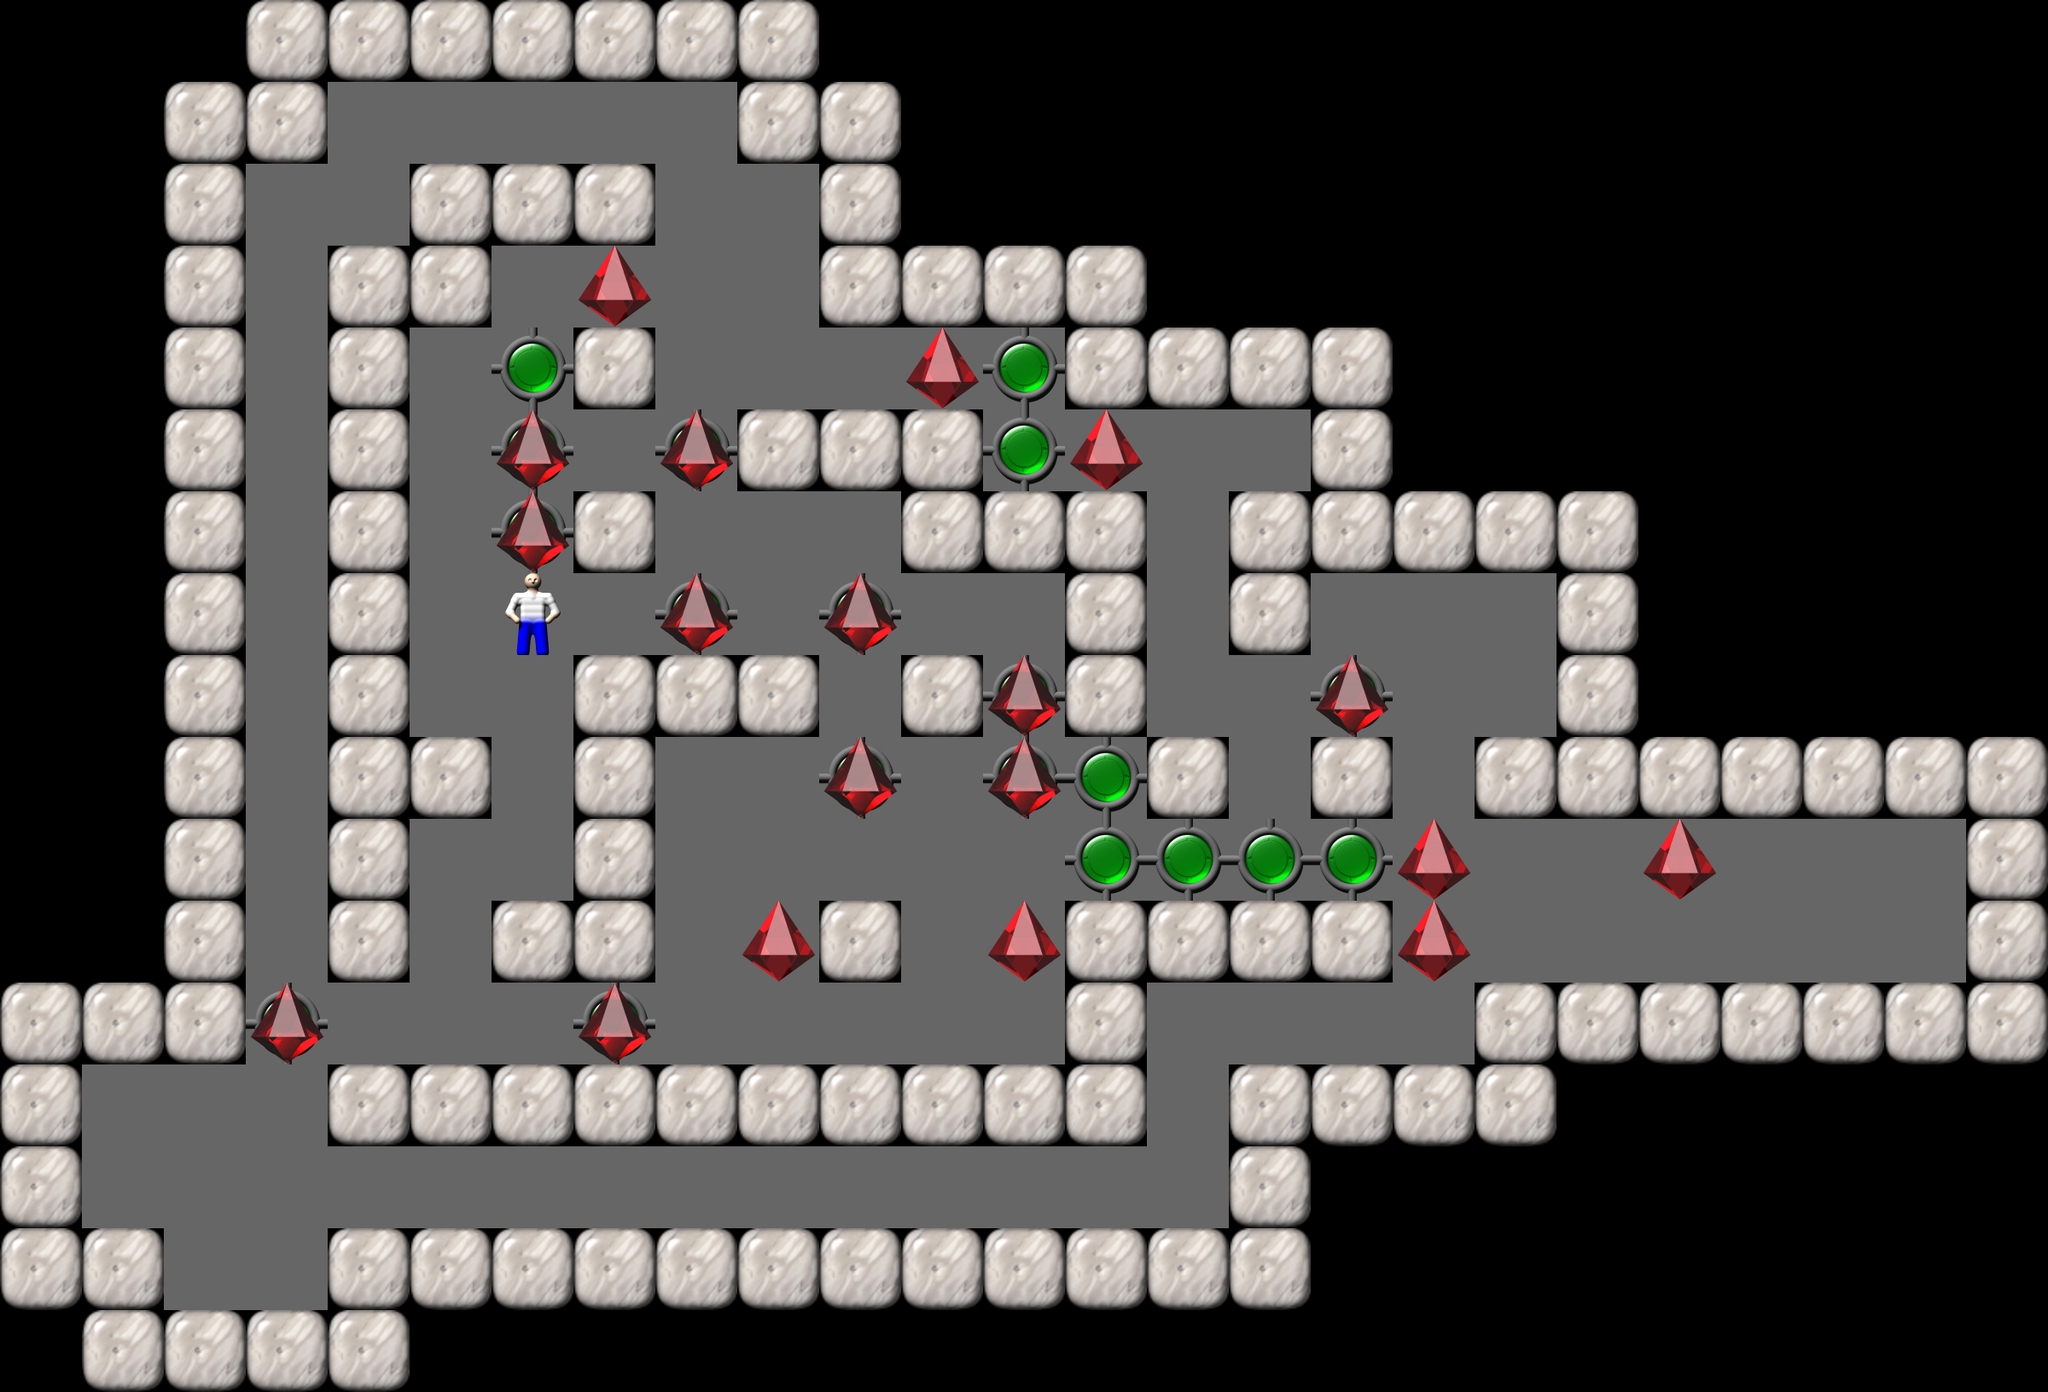

Rendered tile map (Tiled .tmx) drawn with the repository's tilesets; below, a short description and the map source with its tile grids summarised:
An orthogonal 25x17 tile map with 96x96 px tiles, 1 tile layer (Tile Layer 1).

<map version="1.0" orientation="orthogonal" width="25" height="17" tilewidth="96" tileheight="96">
  <properties>
    <property name="Title" value="32" />
  </properties>
  <tileset source="Sokoban.tsx" firstgid="1" />
  <layer name="Tile Layer 1" width="25" height="17">
    <data>[425 cells, 425 non-empty, 7 distinct tile ids]</data>
  </layer>
</map>
